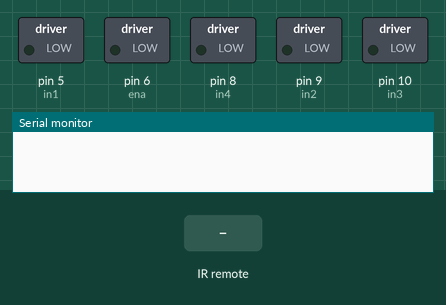
Bench run of a sketch on a simulated Arduino Uno, built with avr-gcc and run on an emulated ATmega328P. Parts: switched loads named in the sketch (green lamp = pin HIGH), the last lines printed to the serial monitor. The inputs (shaded band) are chosen by the test bench.

Above: at 1.2 s.
1.3 s: infrared code 0x18 received
At 2.2 s:
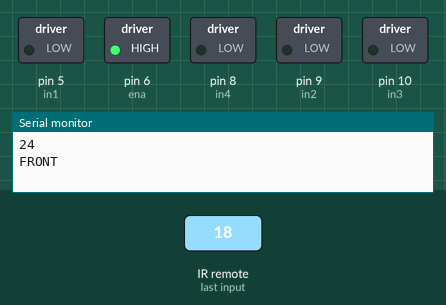
2.9 s: infrared code 0x8 received
At 3.4 s:
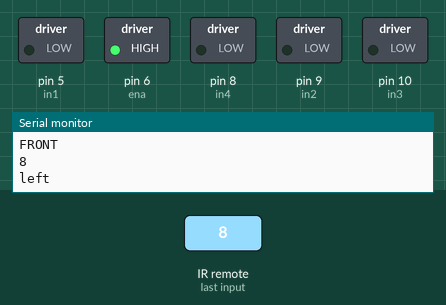
4.5 s: infrared code 0x5A received
At 5.8 s:
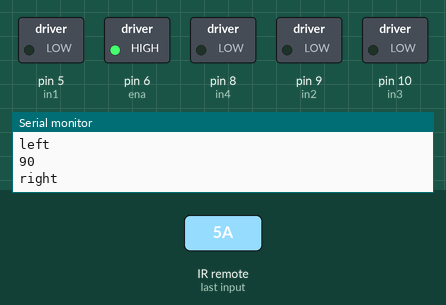
6.1 s: infrared code 0x52 received
At 7.1 s:
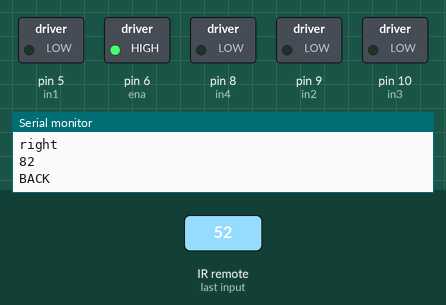
Timing chart, 0 to 8.7 s (numbered marks = the images above; inputs shaded):
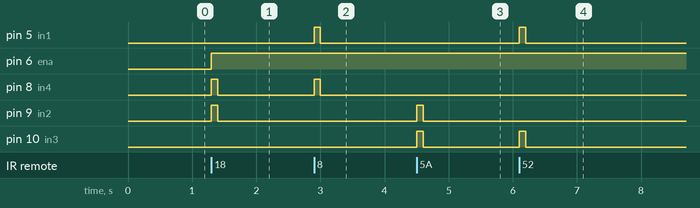

Measured:
- after the input at 1.3 s, pin 6 (ena): LOW → HIGH at once; pin 8 (in4), pin 9 (in2): LOW → HIGH at once, → LOW 0.10 s later
- after the input at 2.9 s, pin 5 (in1), pin 8 (in4): LOW → HIGH at once, → LOW 0.10 s later
- after the input at 4.5 s, pin 9 (in2), pin 10 (in3): LOW → HIGH at once, → LOW 0.10 s later
- after the input at 6.1 s, pin 5 (in1), pin 10 (in3): LOW → HIGH at once, → LOW 0.10 s later

The sketch:

Cod_control_roti.ino
```cpp
#include <IRremote.h>

int ena = 6;
int in1 = 5;
int in2 = 9;
int in3 = 10;
int in4 = 8;
const long  irPin =  7;


IRrecv irrecv(irPin);


void setup() {
 // pinMode(10,OUTPUT); //Sets the motors as an Output
 // pinMode(11,OUTPUT);
  pinMode(in1,OUTPUT);
  pinMode(in2,OUTPUT);
  pinMode(in3,OUTPUT);
  pinMode(in4,OUTPUT);
  pinMode(ena,OUTPUT);
  Serial.begin(9600); //Starts the serial communication
  IrReceiver.begin(irPin, ENABLE_LED_FEEDBACK);
}

void loop() {
   if ( IrReceiver.decode()) {
      String irNum = String(IrReceiver.decodedIRData.command,DEC);
       int irNumb;
       irNumb = irNum.toInt();
      Serial.println(irNumb);
      switch (irNumb) {

         case 24:            // button 2 FORDWARD
            forward();
            break;

         case 8 :            // button 4 LEFT
            left();
            break;

         case 90:            // button 6 RIGHT
            right();
            break;

         case 82:            // button 8 BACK
            back();
            break;
          case 0:
          IrReceiver.resume(); // when read a 0, that means that you are pressing too long one button it starts again with the reading
          break;
        case 70:    // button 2 STOP
           Stop();
           break;

         }
   IrReceiver.resume();
   }


}

void forward()
{
  digitalWrite(in1,LOW);
  digitalWrite(in2,HIGH);
  digitalWrite(in3,LOW);
  digitalWrite(in4,HIGH);
  analogWrite(ena, 255);
  Serial.println("FRONT");
  delay(100);
  Stop();


}

void back()
{
  digitalWrite(in1,HIGH);
  digitalWrite(in2,LOW);
  digitalWrite(in3,HIGH);
  digitalWrite(in4,LOW);
  analogWrite(ena, 255);
  delay(100);
  Stop();
 Serial.println("BACK");


}

void left()
{
  digitalWrite(in1,HIGH);
  digitalWrite(in2,LOW);
  digitalWrite(in3,LOW);
  digitalWrite(in4,HIGH);
  analogWrite(ena, 255); // half of the speed
  delay(100);
  Stop();
  Serial.println("left");


}

void right()
{
  digitalWrite(in1,LOW);
  digitalWrite(in2,HIGH);
  digitalWrite(in3,HIGH);
  digitalWrite(in4,LOW);
  analogWrite(ena, 255); // half of the speed
  delay(100);
  Stop();
  Serial.println("right");

}


void Stop()
{
  analogWrite(ena, 255);
  digitalWrite(in1,LOW);
  digitalWrite(in2,LOW);
  digitalWrite(in3,LOW);
  digitalWrite(in4,LOW);
}
```
